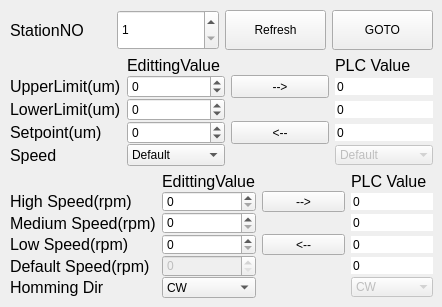
        <widget class="QWidget" name="StationSetting">
         <attribute name="title">
          <string>StationSetting</string>
         </attribute>
         <widget class="QWidget" name="layoutWidget_13">
          <property name="geometry">
           <rect>
            <x>10</x>
            <y>10</y>
            <width>423</width>
            <height>288</height>
           </rect>
          </property>
          <layout class="QVBoxLayout" name="verticalLayout_3">
           <item>
            <layout class="QHBoxLayout" name="horizontalLayout_2">
             <item>
              <widget class="QLabel" name="label_58">
               <property name="font">
                <font>
                 <family>Arial</family>
                 <pointsize>12</pointsize>
                </font>
               </property>
               <property name="text">
                <string>StationNO</string>
               </property>
              </widget>
             </item>
             <item>
              <widget class="QSpinBox" name="stationPara_stationNO">
               <property name="sizePolicy">
                <sizepolicy hsizetype="Minimum" vsizetype="Preferred">
                 <horstretch>0</horstretch>
                 <verstretch>0</verstretch>
                </sizepolicy>
               </property>
               <property name="buttonSymbols">
                <enum>QAbstractSpinBox::UpDownArrows</enum>
               </property>
               <property name="minimum">
                <number>1</number>
               </property>
               <property name="maximum">
                <number>16</number>
               </property>
              </widget>
             </item>
             <item>
              <widget class="QPushButton" name="btn_QuerystationPara">
               <property name="sizePolicy">
                <sizepolicy hsizetype="Minimum" vsizetype="Minimum">
                 <horstretch>0</horstretch>
                 <verstretch>0</verstretch>
                </sizepolicy>
               </property>
               <property name="text">
                <string>Refresh</string>
               </property>
              </widget>
             </item>
             <item>
              <widget class="QPushButton" name="stationConfig_servo_GOTO">
               <property name="sizePolicy">
                <sizepolicy hsizetype="Minimum" vsizetype="Minimum">
                 <horstretch>0</horstretch>
                 <verstretch>0</verstretch>
                </sizepolicy>
               </property>
               <property name="minimumSize">
                <size>
                 <width>0</width>
                 <height>40</height>
                </size>
               </property>
               <property name="text">
                <string>GOTO</string>
               </property>
              </widget>
             </item>
            </layout>
           </item>
           <item>
            <layout class="QGridLayout" name="gridLayout_12">
             <property name="verticalSpacing">
              <number>0</number>
             </property>
             <item row="4" column="0">
              <widget class="QLabel" name="label_60">
               <property name="font">
                <font>
                 <family>Arial</family>
                 <pointsize>12</pointsize>
                </font>
               </property>
               <property name="text">
                <string>LowerLimit(um)</string>
               </property>
              </widget>
             </item>
             <item row="0" column="1">
              <widget class="QLabel" name="label_59">
               <property name="font">
                <font>
                 <family>Arial</family>
                 <pointsize>12</pointsize>
                </font>
               </property>
               <property name="text">
                <string>EdittingValue</string>
               </property>
              </widget>
             </item>
             <item row="8" column="0">
              <widget class="QLabel" name="label_110">
               <property name="font">
                <font>
                 <family>Arial</family>
                 <pointsize>12</pointsize>
                </font>
               </property>
               <property name="text">
                <string>Setpoint(um)</string>
               </property>
              </widget>
             </item>
             <item row="1" column="1">
              <widget class="QSpinBox" name="stationPara_upperLimit">
               <property name="buttonSymbols">
                <enum>QAbstractSpinBox::UpDownArrows</enum>
               </property>
               <property name="minimum">
                <number>-1500000</number>
               </property>
               <property name="maximum">
                <number>10000</number>
               </property>
              </widget>
             </item>
             <item row="1" column="3">
              <widget class="QSpinBox" name="CV_stationPara_upperLimit">
               <property name="frame">
                <bool>false</bool>
               </property>
               <property name="readOnly">
                <bool>true</bool>
               </property>
               <property name="buttonSymbols">
                <enum>QAbstractSpinBox::NoButtons</enum>
               </property>
               <property name="minimum">
                <number>-2000000</number>
               </property>
               <property name="maximum">
                <number>40000</number>
               </property>
              </widget>
             </item>
             <item row="4" column="1">
              <widget class="QSpinBox" name="stationPara_lowerLimit">
               <property name="buttonSymbols">
                <enum>QAbstractSpinBox::UpDownArrows</enum>
               </property>
               <property name="minimum">
                <number>-1500000</number>
               </property>
               <property name="maximum">
                <number>10000</number>
               </property>
              </widget>
             </item>
             <item row="4" column="3">
              <widget class="QSpinBox" name="CV_stationPara_lowerLimit">
               <property name="frame">
                <bool>false</bool>
               </property>
               <property name="readOnly">
                <bool>true</bool>
               </property>
               <property name="buttonSymbols">
                <enum>QAbstractSpinBox::NoButtons</enum>
               </property>
               <property name="minimum">
                <number>-2000000</number>
               </property>
               <property name="maximum">
                <number>40000</number>
               </property>
              </widget>
             </item>
             <item row="1" column="0">
              <widget class="QLabel" name="label_109">
               <property name="font">
                <font>
                 <family>Arial</family>
                 <pointsize>12</pointsize>
                </font>
               </property>
               <property name="text">
                <string>UpperLimit(um)</string>
               </property>
              </widget>
             </item>
             <item row="0" column="3">
              <widget class="QLabel" name="PLC_Value_Label_7">
               <property name="font">
                <font>
                 <family>Arial</family>
                 <pointsize>12</pointsize>
                </font>
               </property>
               <property name="text">
                <string>PLC Value</string>
               </property>
              </widget>
             </item>
             <item row="8" column="1">
              <widget class="QSpinBox" name="stationPara_setPoint">
               <property name="buttonSymbols">
                <enum>QAbstractSpinBox::UpDownArrows</enum>
               </property>
               <property name="minimum">
                <number>-1500000</number>
               </property>
               <property name="maximum">
                <number>10000</number>
               </property>
              </widget>
             </item>
             <item row="8" column="3">
              <widget class="QSpinBox" name="CV_stationPara_setPoint">
               <property name="frame">
                <bool>false</bool>
               </property>
               <property name="readOnly">
                <bool>true</bool>
               </property>
               <property name="buttonSymbols">
                <enum>QAbstractSpinBox::NoButtons</enum>
               </property>
               <property name="minimum">
                <number>-2000000</number>
               </property>
               <property name="maximum">
                <number>100000</number>
               </property>
              </widget>
             </item>
             <item row="12" column="0">
              <widget class="QLabel" name="label_111">
               <property name="font">
                <font>
                 <family>Arial</family>
                 <pointsize>12</pointsize>
                </font>
               </property>
               <property name="text">
                <string>Speed</string>
               </property>
              </widget>
             </item>
             <item row="12" column="1">
              <widget class="QComboBox" name="stationPara_speedType">
               <item>
                <property name="text">
                 <string>Default</string>
                </property>
               </item>
               <item>
                <property name="text">
                 <string>Low</string>
                </property>
               </item>
               <item>
                <property name="text">
                 <string>Medium</string>
                </property>
               </item>
               <item>
                <property name="text">
                 <string>High</string>
                </property>
               </item>
              </widget>
             </item>
             <item row="12" column="3">
              <widget class="QComboBox" name="CV_stationPara_speedType">
               <property name="enabled">
                <bool>false</bool>
               </property>
               <property name="frame">
                <bool>false</bool>
               </property>
               <item>
                <property name="text">
                 <string>Default</string>
                </property>
               </item>
               <item>
                <property name="text">
                 <string>Low</string>
                </property>
               </item>
               <item>
                <property name="text">
                 <string>Medium</string>
                </property>
               </item>
               <item>
                <property name="text">
                 <string>High</string>
                </property>
               </item>
              </widget>
             </item>
             <item row="1" column="2">
              <widget class="QPushButton" name="btn_setStationPara">
               <property name="sizePolicy">
                <sizepolicy hsizetype="Minimum" vsizetype="Preferred">
                 <horstretch>0</horstretch>
                 <verstretch>0</verstretch>
                </sizepolicy>
               </property>
               <property name="text">
                <string>--&gt;</string>
               </property>
              </widget>
             </item>
             <item row="8" column="2">
              <widget class="QPushButton" name="btn_undoStationPara">
               <property name="sizePolicy">
                <sizepolicy hsizetype="Minimum" vsizetype="Preferred">
                 <horstretch>0</horstretch>
                 <verstretch>0</verstretch>
                </sizepolicy>
               </property>
               <property name="text">
                <string>&lt;--</string>
               </property>
              </widget>
             </item>
            </layout>
           </item>
           <item>
            <layout class="QGridLayout" name="gridLayout_13">
             <property name="verticalSpacing">
              <number>0</number>
             </property>
             <item row="16" column="1">
              <widget class="QComboBox" name="servoPara_CWCCW">
               <item>
                <property name="text">
                 <string>CW</string>
                </property>
               </item>
               <item>
                <property name="text">
                 <string>CCW</string>
                </property>
               </item>
              </widget>
             </item>
             <item row="0" column="3">
              <widget class="QLabel" name="PLC_Value_Label_8">
               <property name="font">
                <font>
                 <family>Arial</family>
                 <pointsize>12</pointsize>
                </font>
               </property>
               <property name="text">
                <string>PLC Value</string>
               </property>
              </widget>
             </item>
             <item row="1" column="0">
              <widget class="QLabel" name="label_115">
               <property name="font">
                <font>
                 <family>Arial</family>
                 <pointsize>12</pointsize>
                </font>
               </property>
               <property name="text">
                <string>High Speed(rpm)</string>
               </property>
              </widget>
             </item>
             <item row="1" column="1">
              <widget class="QSpinBox" name="stationPara_HighSpeed">
               <property name="buttonSymbols">
                <enum>QAbstractSpinBox::UpDownArrows</enum>
               </property>
               <property name="minimum">
                <number>0</number>
               </property>
               <property name="maximum">
                <number>3000</number>
               </property>
              </widget>
             </item>
             <item row="1" column="3">
              <widget class="QSpinBox" name="CV_stationPara_HighSpeed">
               <property name="frame">
                <bool>false</bool>
               </property>
               <property name="readOnly">
                <bool>true</bool>
               </property>
               <property name="buttonSymbols">
                <enum>QAbstractSpinBox::NoButtons</enum>
               </property>
               <property name="maximum">
                <number>40000</number>
               </property>
              </widget>
             </item>
             <item row="5" column="0">
              <widget class="QLabel" name="label_112">
               <property name="font">
                <font>
                 <family>Arial</family>
                 <pointsize>12</pointsize>
                </font>
               </property>
               <property name="text">
                <string>Medium Speed(rpm)</string>
               </property>
              </widget>
             </item>
             <item row="5" column="1">
              <widget class="QSpinBox" name="stationPara_MediumSpeed">
               <property name="buttonSymbols">
                <enum>QAbstractSpinBox::UpDownArrows</enum>
               </property>
               <property name="minimum">
                <number>0</number>
               </property>
               <property name="maximum">
                <number>3000</number>
               </property>
              </widget>
             </item>
             <item row="5" column="3">
              <widget class="QSpinBox" name="CV_stationPara_MediumSpeed">
               <property name="frame">
                <bool>false</bool>
               </property>
               <property name="readOnly">
                <bool>true</bool>
               </property>
               <property name="buttonSymbols">
                <enum>QAbstractSpinBox::NoButtons</enum>
               </property>
               <property name="maximum">
                <number>40000</number>
               </property>
              </widget>
             </item>
             <item row="8" column="0">
              <widget class="QLabel" name="label_114">
               <property name="font">
                <font>
                 <family>Arial</family>
                 <pointsize>12</pointsize>
                </font>
               </property>
               <property name="text">
                <string>Low Speed(rpm)</string>
               </property>
              </widget>
             </item>
             <item row="8" column="1">
              <widget class="QSpinBox" name="stationPara_LowSpeed">
               <property name="buttonSymbols">
                <enum>QAbstractSpinBox::UpDownArrows</enum>
               </property>
               <property name="minimum">
                <number>0</number>
               </property>
               <property name="maximum">
                <number>3000</number>
               </property>
              </widget>
             </item>
             <item row="8" column="3">
              <widget class="QSpinBox" name="CV_stationPara_lowSpeed">
               <property name="frame">
                <bool>false</bool>
               </property>
               <property name="readOnly">
                <bool>true</bool>
               </property>
               <property name="buttonSymbols">
                <enum>QAbstractSpinBox::NoButtons</enum>
               </property>
               <property name="maximum">
                <number>40000</number>
               </property>
              </widget>
             </item>
             <item row="12" column="0">
              <widget class="QLabel" name="label_117">
               <property name="font">
                <font>
                 <family>Arial</family>
                 <pointsize>12</pointsize>
                </font>
               </property>
               <property name="text">
                <string>Default Speed(rpm)</string>
               </property>
              </widget>
             </item>
             <item row="12" column="1">
              <widget class="QSpinBox" name="stationPara_DefaultSpeed">
               <property name="enabled">
                <bool>false</bool>
               </property>
               <property name="buttonSymbols">
                <enum>QAbstractSpinBox::UpDownArrows</enum>
               </property>
               <property name="minimum">
                <number>0</number>
               </property>
               <property name="maximum">
                <number>40000</number>
               </property>
              </widget>
             </item>
             <item row="12" column="3">
              <widget class="QSpinBox" name="CV_stationPara_defaultSpeed">
               <property name="frame">
                <bool>false</bool>
               </property>
               <property name="readOnly">
                <bool>true</bool>
               </property>
               <property name="buttonSymbols">
                <enum>QAbstractSpinBox::NoButtons</enum>
               </property>
               <property name="maximum">
                <number>40000</number>
               </property>
               <property name="displayIntegerBase">
                <number>10</number>
               </property>
              </widget>
             </item>
             <item row="16" column="3">
              <widget class="QComboBox" name="CV_servoPara_CWCCW">
               <property name="enabled">
                <bool>false</bool>
               </property>
               <property name="frame">
                <bool>false</bool>
               </property>
               <item>
                <property name="text">
                 <string>CW</string>
                </property>
               </item>
               <item>
                <property name="text">
                 <string>CCW</string>
                </property>
               </item>
              </widget>
             </item>
             <item row="16" column="0">
              <widget class="QLabel" name="label_118">
               <property name="font">
                <font>
                 <family>Arial</family>
                 <pointsize>12</pointsize>
                </font>
               </property>
               <property name="text">
                <string>Homming Dir</string>
               </property>
              </widget>
             </item>
             <item row="0" column="1">
              <widget class="QLabel" name="label_113">
               <property name="font">
                <font>
                 <family>Arial</family>
                 <pointsize>12</pointsize>
                </font>
               </property>
               <property name="text">
                <string>EdittingValue</string>
               </property>
              </widget>
             </item>
             <item row="1" column="2">
              <widget class="QPushButton" name="btn_setServoPara">
               <property name="sizePolicy">
                <sizepolicy hsizetype="Minimum" vsizetype="Preferred">
                 <horstretch>0</horstretch>
                 <verstretch>0</verstretch>
                </sizepolicy>
               </property>
               <property name="text">
                <string>--&gt;</string>
               </property>
              </widget>
             </item>
             <item row="8" column="2">
              <widget class="QPushButton" name="btn_undoServoSetting">
               <property name="sizePolicy">
                <sizepolicy hsizetype="Minimum" vsizetype="Preferred">
                 <horstretch>0</horstretch>
                 <verstretch>0</verstretch>
                </sizepolicy>
               </property>
               <property name="text">
                <string>&lt;--</string>
               </property>
              </widget>
             </item>
            </layout>
           </item>
          </layout>
         </widget>
        </widget>
